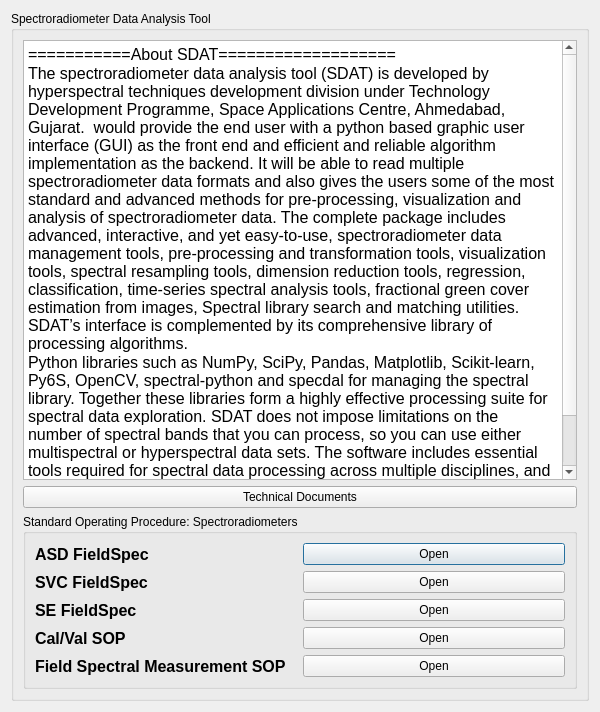
<?xml version="1.0" encoding="UTF-8"?>
<ui version="4.0">
 <class>Dialog</class>
 <widget class="QDialog" name="Dialog">
  <property name="geometry">
   <rect>
    <x>0</x>
    <y>0</y>
    <width>600</width>
    <height>712</height>
   </rect>
  </property>
  <property name="windowTitle">
   <string>Dialog</string>
  </property>
  <layout class="QVBoxLayout" name="verticalLayout">
   <item>
    <widget class="QGroupBox" name="groupBox">
     <property name="title">
      <string>Spectroradiometer Data Analysis Tool</string>
     </property>
     <layout class="QGridLayout" name="gridLayout_2">
      <item row="2" column="0">
       <widget class="QGroupBox" name="groupBox_2">
        <property name="title">
         <string>Standard Operating Procedure: Spectroradiometers</string>
        </property>
        <layout class="QGridLayout" name="gridLayout">
         <item row="0" column="1">
          <widget class="QPushButton" name="pushButton_3">
           <property name="text">
            <string>Open</string>
           </property>
          </widget>
         </item>
         <item row="0" column="0">
          <widget class="QLabel" name="label">
           <property name="font">
            <font>
             <pointsize>12</pointsize>
             <weight>75</weight>
             <bold>true</bold>
            </font>
           </property>
           <property name="text">
            <string>ASD FieldSpec </string>
           </property>
          </widget>
         </item>
         <item row="1" column="0">
          <widget class="QLabel" name="label_2">
           <property name="font">
            <font>
             <pointsize>12</pointsize>
             <weight>75</weight>
             <bold>true</bold>
            </font>
           </property>
           <property name="text">
            <string>SVC FieldSpec </string>
           </property>
          </widget>
         </item>
         <item row="1" column="1">
          <widget class="QPushButton" name="pushButton_4">
           <property name="text">
            <string>Open</string>
           </property>
          </widget>
         </item>
         <item row="2" column="0">
          <widget class="QLabel" name="label_3">
           <property name="font">
            <font>
             <pointsize>12</pointsize>
             <weight>75</weight>
             <bold>true</bold>
            </font>
           </property>
           <property name="text">
            <string>SE FieldSpec </string>
           </property>
          </widget>
         </item>
         <item row="2" column="1">
          <widget class="QPushButton" name="pushButton_5">
           <property name="text">
            <string>Open</string>
           </property>
          </widget>
         </item>
         <item row="3" column="0">
          <widget class="QLabel" name="label_4">
           <property name="font">
            <font>
             <pointsize>12</pointsize>
             <weight>75</weight>
             <bold>true</bold>
            </font>
           </property>
           <property name="text">
            <string>Cal/Val SOP</string>
           </property>
          </widget>
         </item>
         <item row="3" column="1">
          <widget class="QPushButton" name="pushButton_6">
           <property name="text">
            <string>Open</string>
           </property>
          </widget>
         </item>
         <item row="5" column="0">
          <widget class="QLabel" name="label_5">
           <property name="font">
            <font>
             <pointsize>12</pointsize>
             <weight>75</weight>
             <bold>true</bold>
            </font>
           </property>
           <property name="text">
            <string>Field Spectral Measurement SOP</string>
           </property>
          </widget>
         </item>
         <item row="5" column="1">
          <widget class="QPushButton" name="pushButton_7">
           <property name="text">
            <string>Open</string>
           </property>
          </widget>
         </item>
        </layout>
       </widget>
      </item>
      <item row="0" column="0">
       <widget class="QTextBrowser" name="textBrowser">
        <property name="html">
         <string>&lt;!DOCTYPE HTML PUBLIC &quot;-//W3C//DTD HTML 4.0//EN&quot; &quot;http://www.w3.org/TR/REC-html40/strict.dtd&quot;&gt;
&lt;html&gt;&lt;head&gt;&lt;meta name=&quot;qrichtext&quot; content=&quot;1&quot; /&gt;&lt;style type=&quot;text/css&quot;&gt;
p, li { white-space: pre-wrap; }
&lt;/style&gt;&lt;/head&gt;&lt;body style=&quot; font-family:'MS Shell Dlg 2'; font-size:8.25pt; font-weight:400; font-style:normal;&quot;&gt;
&lt;p style=&quot; margin-top:0px; margin-bottom:0px; margin-left:0px; margin-right:0px; -qt-block-indent:0; text-indent:0px;&quot;&gt;&lt;span style=&quot; font-size:12pt;&quot;&gt;===========About SDAT===================&lt;/span&gt;&lt;/p&gt;
&lt;p style=&quot; margin-top:0px; margin-bottom:0px; margin-left:0px; margin-right:0px; -qt-block-indent:0; text-indent:0px;&quot;&gt;&lt;span style=&quot; font-size:12pt;&quot;&gt;The spectroradiometer data analysis tool (SDAT) is developed by hyperspectral techniques development division under Technology Development Programme, Space Applications Centre, Ahmedabad, Gujarat.  would provide the end user with a python based graphic user interface (GUI) as the front end and efficient and reliable algorithm implementation as the backend. It will be able to read multiple spectroradiometer data formats and also gives the users some of the most standard and advanced methods for pre-processing, visualization and analysis of spectroradiometer data. The complete package includes advanced, interactive, and yet easy-to-use, spectroradiometer data management tools, pre-processing and transformation tools, visualization tools, spectral resampling tools, dimension reduction tools, regression, classification, time-series spectral analysis tools, fractional green cover estimation from images, Spectral library search and matching utilities. SDAT’s interface is complemented by its comprehensive library of processing algorithms. &lt;/span&gt;&lt;/p&gt;
&lt;p style=&quot; margin-top:0px; margin-bottom:0px; margin-left:0px; margin-right:0px; -qt-block-indent:0; text-indent:0px;&quot;&gt;&lt;span style=&quot; font-size:12pt;&quot;&gt;Python libraries such as NumPy, SciPy, Pandas, Matplotlib, Scikit-learn, Py6S, OpenCV, spectral-python and specdal for managing the spectral library. Together these libraries form a highly effective processing suite for spectral data exploration. SDAT does not impose limitations on the number of spectral bands that you can process, so you can use either multispectral or hyperspectral data sets. The software includes essential tools required for spectral data processing across multiple disciplines, and it has the flexibility to allow implementation of customized analysis strategies.&lt;/span&gt;&lt;/p&gt;
&lt;p style=&quot;-qt-paragraph-type:empty; margin-top:0px; margin-bottom:0px; margin-left:0px; margin-right:0px; -qt-block-indent:0; text-indent:0px; font-size:12pt;&quot;&gt;&lt;br /&gt;&lt;/p&gt;&lt;/body&gt;&lt;/html&gt;</string>
        </property>
       </widget>
      </item>
      <item row="1" column="0">
       <widget class="QPushButton" name="pushButton_2">
        <property name="text">
         <string>Technical Documents</string>
        </property>
       </widget>
      </item>
     </layout>
    </widget>
   </item>
  </layout>
 </widget>
 <resources/>
 <connections/>
</ui>
